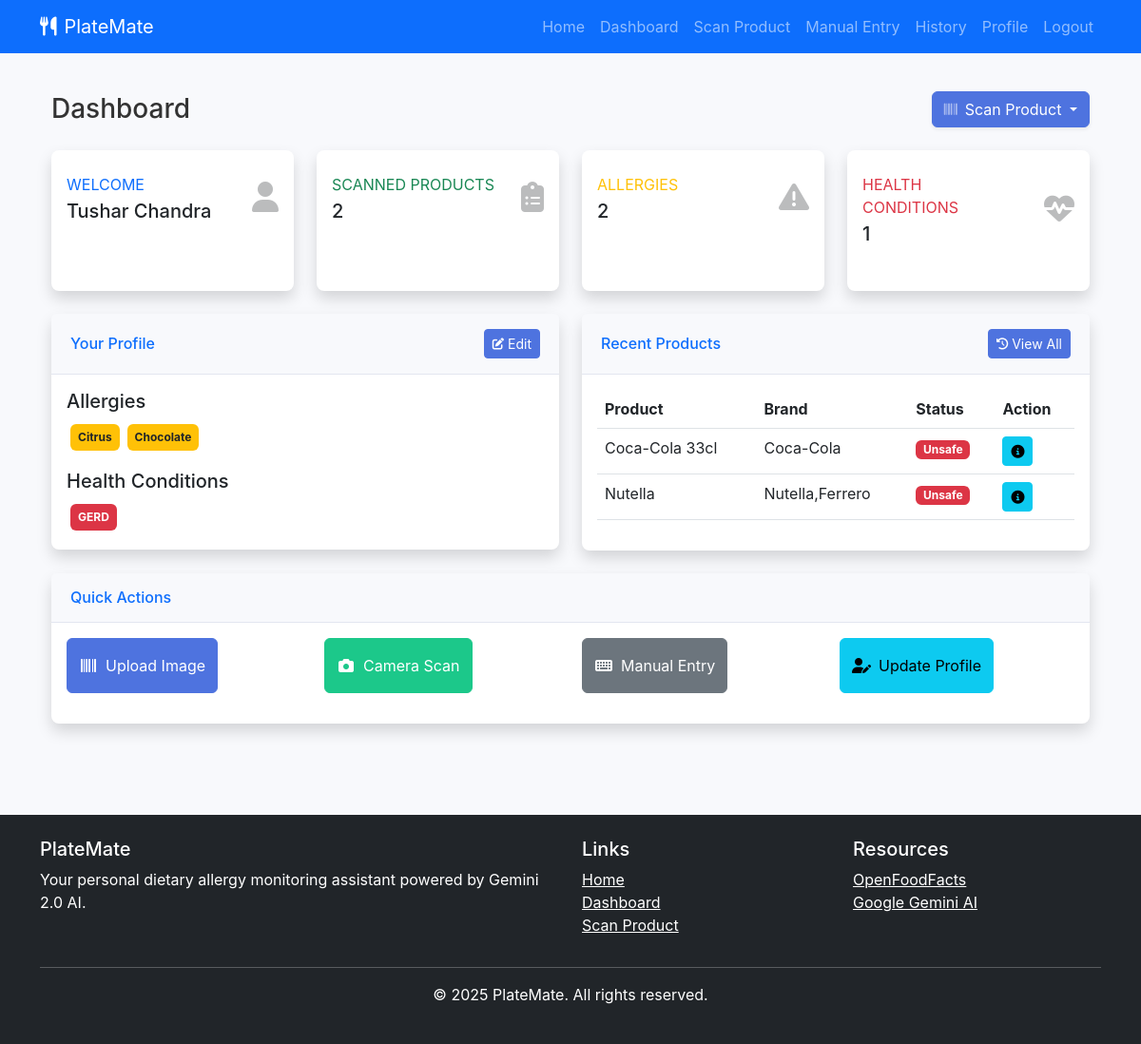
The page /dashboard (signed in) on the database its author committed.
### app.py (models this page shows)
class User(db.Model):
    id = db.Column(db.Integer, primary_key=True)
    username = db.Column(db.String(120), unique=True, nullable=False)
    name = db.Column(db.String(120), nullable=False)
    mobile = db.Column(db.String(20), unique=True, nullable=False)
    age = db.Column(db.Integer, nullable=False)
    allergies = db.Column(db.String(255), default="")
    health_conditions = db.Column(db.String(255), default="")
    saved_products = db.relationship('SavedProduct', backref='user', lazy=True)

class SavedProduct(db.Model):
    id = db.Column(db.Integer, primary_key=True)
    barcode = db.Column(db.String(50), nullable=False)
    title = db.Column(db.String(200), nullable=False)
    brand = db.Column(db.String(100))
    category = db.Column(db.String(100))
    is_safe = db.Column(db.Boolean, default=True)
    user_id = db.Column(db.Integer, db.ForeignKey('user.id'), nullable=False)
    date_added = db.Column(db.DateTime, default=db.func.current_timestamp())

### app.py (the view)
@app.route('/dashboard')
def dashboard():
    if 'user_id' not in session:
        flash("Please log in to access your dashboard.", "warning")
        return redirect(url_for('login'))
    user = User.query.get(session['user_id'])
    if not user:
        session.clear()
        flash("User not found. Please log in again.", "danger")
        return redirect(url_for('login'))
    recent_products = SavedProduct.query.filter_by(user_id=user.id).order_by(SavedProduct.date_added.desc()).limit(5).all()
    return render_template('dashboard.html', user=user, recent_products=recent_products)

### app.py (called while the page is built)
@app.context_processor
def inject_now():
    return {'now': datetime.now()}

### templates/dashboard.html (shortened to what this page needs)
{% extends 'base.html' %}
{% block content %}
<div class="container">
    <div class="d-sm-flex align-items-center justify-content-between mb-4">
        <h1 class="h3 mb-0 text-gray-800">Dashboard</h1>
        <div class="dropdown">
            <button class="btn btn-primary dropdown-toggle shadow-sm" type="button" id="scanDropdown" data-bs-toggle="dropdown" aria-expanded="false">
                <i class="fas fa-barcode fa-sm text-white-50 me-2"></i>Scan Product
            </button>
        </div>
    </div>
    <div class="row">
        <div class="col-xl-3 col-md-6 mb-4">
            <div class="card border-0 shadow h-100 py-2 stat-card stat-primary">
                <div class="card-body">
                    <div class="row no-gutters align-items-center">
                        <div class="col mr-2">
                            <div class="text-xs font-weight-bold text-primary text-uppercase mb-1">
                                Welcome
                            </div>
                            <div class="h5 mb-0 font-weight-bold text-gray-800">{{ user.name }}</div>
                        </div>
                        <div class="col-auto">
                            <i class="fas fa-user fa-2x text-gray-300 stat-icon"></i>
                        </div>
                    </div>
                </div>
            </div>
        </div>
        <div class="col-xl-3 col-md-6 mb-4">
            <div class="card border-0 shadow h-100 py-2 stat-card stat-success">
                <div class="card-body">
                    <div class="row no-gutters align-items-center">
                        <div class="col mr-2">
                            <div class="text-xs font-weight-bold text-success text-uppercase mb-1">
                                Scanned Products
                            </div>
                            <div class="h5 mb-0 font-weight-bold text-gray-800">{{ user.saved_products|length }}</div>
                        </div>
                        <div class="col-auto">
                            <i class="fas fa-clipboard-list fa-2x text-gray-300 stat-icon"></i>
                        </div>
                    </div>
                </div>
            </div>
        </div>
        <div class="col-xl-3 col-md-6 mb-4">
            <div class="card border-0 shadow h-100 py-2 stat-card stat-warning">
                <div class="card-body">
                    <div class="row no-gutters align-items-center">
                        <div class="col mr-2">
                            <div class="text-xs font-weight-bold text-warning text-uppercase mb-1">
                                Allergies
                            </div>
                            <div class="h5 mb-0 font-weight-bold text-gray-800">
                                {{ user.allergies.split(',')|length if user.allergies else 0 }}
                            </div>
                        </div>
                        <div class="col-auto">
                            <i class="fas fa-exclamation-triangle fa-2x text-gray-300 stat-icon"></i>
                        </div>
                    </div>
                </div>
            </div>
        </div>
        <div class="col-xl-3 col-md-6 mb-4">
            <div class="card border-0 shadow h-100 py-2 stat-card stat-danger">
                <div class="card-body">
                    <div class="row no-gutters align-items-center">
                        <div class="col mr-2">
                            <div class="text-xs font-weight-bold text-danger text-uppercase mb-1">
                                Health Conditions
                            </div>
                            <div class="h5 mb-0 font-weight-bold text-gray-800">
                                {{ user.health_conditions.split(',')|length if user.health_conditions else 0 }}
                            </div>
                        </div>
                        <div class="col-auto">
                            <i class="fas fa-heartbeat fa-2x text-gray-300 stat-icon"></i>
                        </div>
                    </div>
                </div>
            </div>
        </div>
    </div>
    <div class="row">
        <div class="col-lg-6">
            <div class="card shadow mb-4">
                <div class="card-header py-3 d-flex flex-row align-items-center justify-content-between">
                    <h6 class="m-0 font-weight-bold text-primary">Your Profile</h6>
                    <a href="{{ url_for('profile') }}" class="btn btn-sm btn-primary">
                         Edit
                    </a>
                </div>
                <div class="card-body">
                    <div class="mb-3">
                        <h5>Allergies</h5>
                        {% if user.allergies %}
                            <div class="d-flex flex-wrap">
                                {% for allergy in user.allergies.split(',') %}
                                    <span class="badge bg-warning text-dark m-1 p-2">{{ allergy.strip() }}</span>
                                {% endfor %}
                            </div>
                        {% else %}
                            <p class="text-muted">No allergies specified</p>
                        {% endif %}
                    </div>
                    <div>
                        <h5>Health Conditions</h5>
                        {% if user.health_conditions %}
                            <div class="d-flex flex-wrap">
                                {% for condition in user.health_conditions.split(',') %}
                                    <span class="badge bg-danger text-white m-1 p-2">{{ condition.strip() }}</span>
                                {% endfor %}
                            </div>
                        {% else %}
                            <p class="text-muted">No health conditions specified</p>
                        {% endif %}
                    </div>
                </div>
            </div>
        </div>
        <div class="col-lg-6">
            <div class="card shadow mb-4">
                <div class="card-header py-3 d-flex flex-row align-items-center justify-content-between">
                    <h6 class="m-0 font-weight-bold text-primary">Recent Products</h6>
                    <a href="{{ url_for('product_history') }}" class="btn btn-sm btn-primary">
                         View All
                    </a>
                </div>
                <div class="card-body">
                    {% if recent_products %}
                        <div class="table-responsive">
                            <table class="table table-hover">
                                <thead>
                                    <tr>
                                        <th>Product</th>
                                        <th>Brand</th>
                                        <th>Status</th>
                                        <th>Action</th>
                                    </tr>
                                </thead>
                                <tbody>
                                    {% for product in recent_products %}
                                        <tr>
                                            <td>{{ product.title }}</td>
                                            <td>{{ product.brand }}</td>
                                            <td>
                                                {% if product.is_safe %}
                                                    <span class="badge bg-success">Safe</span>
                                                {% else %}
                                                    <span class="badge bg-danger">Unsafe</span>
                                                {% endif %}
                                            </td>
                                            <td>
                                                <a href="{{ url_for('product_details', barcode=product.barcode) }}" class="btn btn-sm btn-info">
                                                    <i class="fas fa-info-circle"></i>
                                                </a>
                                            </td>
                                        </tr>
                                    {% endfor %}
                                </tbody>
                            </table>
                        </div>
                    {% endif %}
                </div>
            </div>
        </div>
    </div>
    <div class="row">
        <div class="col-12">
            <div class="card shadow mb-4">
                <div class="card-header py-3">
                    <h6 class="m-0 font-weight-bold text-primary">Quick Actions</h6>
                </div>
                <div class="card-body">
                    <div class="row">
                        <div class="col-md-3 mb-3">
                            <a href="{{ url_for('scan_barcode') }}" class="btn btn-primary btn-block py-3">
                                <i class="fas fa-barcode fa-fw me-2"></i>Upload Image
                            </a>
                        </div>
                        <div class="col-md-3 mb-3">
                            <a href="{{ url_for('scan_camera') }}" class="btn btn-success btn-block py-3">
                                <i class="fas fa-camera fa-fw me-2"></i>Camera Scan
                            </a>
                        </div>
                        <div class="col-md-3 mb-3">
                            <a href="{{ url_for('manual_entry') }}" class="btn btn-secondary btn-block py-3">
                                <i class="fas fa-keyboard fa-fw me-2"></i>Manual Entry
                            </a>
                        </div>
                        <div class="col-md-3 mb-3">
                            <a href="{{ url_for('profile') }}" class="btn btn-info btn-block py-3">
                                <i class="fas fa-user-edit fa-fw me-2"></i>Update Profile
                            </a>
                        </div>
                    </div>
                </div>
            </div>
        </div>
    </div>
</div>
{% endblock %}

### static/css/style.css (style rules this page uses)
:root { --primary-color: #4e73df; --secondary-color: #1cc88a; --danger-color: #e74a3b; --warning-color: #f6c23e; --info-color: #36b9cc; --dark-color: #5a5c69; --light-color: #f8f9fc; }
body { font-family: 'Nunito', -apple-system, BlinkMacSystemFont, 'Segoe UI', Roboto, 'Helvetica Neue', Arial, sans-serif; background-color: #f8f9fc; color: #333; }
.card { border: none; border-radius: 0.5rem; box-shadow: 0 0.15rem 1.75rem 0 rgba(58, 59, 69, 0.15); margin-bottom: 1.5rem; }
.card-header { background-color: #f8f9fc; border-bottom: 1px solid #e3e6f0; padding: 1rem 1.25rem; }
.btn-primary { background-color: var(--primary-color); border-color: var(--primary-color); }
.btn-success { background-color: var(--secondary-color); border-color: var(--secondary-color); }
.stat-card { border-left: 0.25rem solid; border-radius: 0.5rem; }
.stat-primary { border-left-color: var(--primary-color); }
.stat-success { border-left-color: var(--secondary-color); }
.stat-warning { border-left-color: var(--warning-color); }
.stat-danger { border-left-color: var(--danger-color); }
.stat-icon { font-size: 2rem; opacity: 0.3; }

### rows shown on the page
User: name "Tushar Chandra", strip "GERD"
SavedProduct: title "Coca-Cola 33cl", brand "Coca-Cola", is_safe "Unsafe"
SavedProduct: title "Nutella", brand "Nutella,Ferrero", is_safe "Unsafe"

### other values the page prints
{{ user.saved_products|length }} "2"
{{ user.allergies.split(',')|length if user.allergies else 0 }} "2"
{{ allergy.strip() }} "Citrus" "Chocolate"
